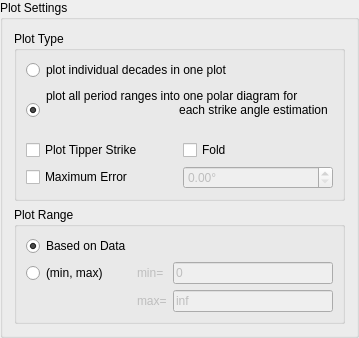
<?xml version="1.0" encoding="UTF-8"?>
<ui version="4.0">
    <class>GroupBox_plot_control_strike</class>
    <widget class="QGroupBox" name="GroupBox_plot_control_strike">
        <property name="geometry">
            <rect>
                <x>0</x>
                <y>0</y>
                <width>300</width>
                <height>274</height>
            </rect>
        </property>
        <property name="sizePolicy">
            <sizepolicy hsizetype="Preferred" vsizetype="Fixed">
                <horstretch>0</horstretch>
                <verstretch>0</verstretch>
            </sizepolicy>
        </property>
        <property name="windowTitle">
            <string>GroupBox</string>
        </property>
        <property name="title">
            <string>Plot Settings</string>
        </property>
        <layout class="QVBoxLayout" name="verticalLayout">
            <item>
                <widget class="QGroupBox" name="groupBox_2">
                    <property name="title">
                        <string>Plot Type</string>
                    </property>
                    <property name="flat">
                        <bool>true</bool>
                    </property>
                    <layout class="QGridLayout" name="gridLayout_2">
                        <item row="2" column="0">
                            <widget class="QCheckBox" name="checkBox_plot_tipper">
                                <property name="text">
                                    <string>Plot Tipper Strike</string>
                                </property>
                            </widget>
                        </item>
                        <item row="2" column="1">
                            <widget class="QCheckBox" name="checkBox_fold">
                                <property name="toolTip">
                                    <string>&lt;html&gt;&lt;head/&gt;&lt;body&gt;&lt;p&gt;check to plot only from 0 to
                                        180 degree, 0 to 360 degree if otherwise&lt;/p&gt;&lt;/body&gt;&lt;/html&gt;
                                    </string>
                                </property>
                                <property name="text">
                                    <string>Fold</string>
                                </property>
                            </widget>
                        </item>
                        <item row="1" column="0" colspan="2">
                            <widget class="QRadioButton" name="radioButton_type_2">
                                <property name="text">
                                    <string>plot all period ranges into one polar diagram for
                                        each strike angle estimation
                                    </string>
                                </property>
                                <property name="checked">
                                    <bool>true</bool>
                                </property>
                            </widget>
                        </item>
                        <item row="0" column="0" colspan="2">
                            <widget class="QRadioButton" name="radioButton_type_1">
                                <property name="text">
                                    <string>plot individual decades in one plot</string>
                                </property>
                            </widget>
                        </item>
                        <item row="3" column="0">
                            <widget class="QCheckBox" name="checkBox_max_error">
                                <property name="toolTip">
                                    <string>&lt;html&gt;&lt;head/&gt;&lt;body&gt;&lt;p&gt;Maximum error in degrees that
                                        is allowed to estimate strike. if not checked/provided, all estimates are
                                        allowed.&lt;/p&gt;&lt;/body&gt;&lt;/html&gt;
                                    </string>
                                </property>
                                <property name="text">
                                    <string>Maximum Error</string>
                                </property>
                            </widget>
                        </item>
                        <item row="3" column="1">
                            <widget class="QDoubleSpinBox" name="doubleSpinBox_max_error">
                                <property name="enabled">
                                    <bool>false</bool>
                                </property>
                                <property name="toolTip">
                                    <string>&lt;html&gt;&lt;head/&gt;&lt;body&gt;&lt;p&gt;Maximum error in degrees that
                                        is allowed to estimate strike. if not checked/provided, all estimates are
                                        allowed.&lt;/p&gt;&lt;/body&gt;&lt;/html&gt;
                                    </string>
                                </property>
                                <property name="suffix">
                                    <string>°</string>
                                </property>
                                <property name="maximum">
                                    <double>360.000000000000000</double>
                                </property>
                            </widget>
                        </item>
                    </layout>
                </widget>
            </item>
            <item>
                <widget class="QGroupBox" name="groupBox">
                    <property name="toolTip">
                        <string>&lt;html&gt;&lt;head/&gt;&lt;body&gt;&lt;p&gt;Period range to estimate the strike angle&lt;/p&gt;&lt;/body&gt;&lt;/html&gt;</string>
                    </property>
                    <property name="title">
                        <string>Plot Range</string>
                    </property>
                    <property name="flat">
                        <bool>true</bool>
                    </property>
                    <layout class="QGridLayout" name="gridLayout">
                        <item row="1" column="1">
                            <widget class="QLabel" name="label_min">
                                <property name="enabled">
                                    <bool>false</bool>
                                </property>
                                <property name="sizePolicy">
                                    <sizepolicy hsizetype="Fixed" vsizetype="Preferred">
                                        <horstretch>0</horstretch>
                                        <verstretch>0</verstretch>
                                    </sizepolicy>
                                </property>
                                <property name="text">
                                    <string>min=</string>
                                </property>
                            </widget>
                        </item>
                        <item row="0" column="0">
                            <widget class="QRadioButton" name="radioButton_range_data">
                                <property name="toolTip">
                                    <string>&lt;html&gt;&lt;head/&gt;&lt;body&gt;&lt;p&gt;estimating the strike for all
                                        periods in the data&lt;/p&gt;&lt;/body&gt;&lt;/html&gt;
                                    </string>
                                </property>
                                <property name="text">
                                    <string>Based on Data</string>
                                </property>
                                <property name="checked">
                                    <bool>true</bool>
                                </property>
                            </widget>
                        </item>
                        <item row="1" column="0">
                            <widget class="QRadioButton" name="radioButton_range_minmax">
                                <property name="toolTip">
                                    <string>&lt;html&gt;&lt;head/&gt;&lt;body&gt;&lt;p&gt;define minimum and maximum
                                        periods, will be used as log10(min) and log10(max)&lt;/p&gt;&lt;/body&gt;&lt;/html&gt;
                                    </string>
                                </property>
                                <property name="text">
                                    <string>(min, max)</string>
                                </property>
                            </widget>
                        </item>
                        <item row="2" column="1">
                            <widget class="QLabel" name="label_max">
                                <property name="enabled">
                                    <bool>false</bool>
                                </property>
                                <property name="sizePolicy">
                                    <sizepolicy hsizetype="Fixed" vsizetype="Preferred">
                                        <horstretch>0</horstretch>
                                        <verstretch>0</verstretch>
                                    </sizepolicy>
                                </property>
                                <property name="text">
                                    <string>max=</string>
                                </property>
                            </widget>
                        </item>
                        <item row="1" column="2">
                            <widget class="QLineEdit" name="lineEdit_min">
                                <property name="enabled">
                                    <bool>false</bool>
                                </property>
                                <property name="text">
                                    <string>0</string>
                                </property>
                            </widget>
                        </item>
                        <item row="2" column="2">
                            <widget class="QLineEdit" name="lineEdit_max">
                                <property name="enabled">
                                    <bool>false</bool>
                                </property>
                                <property name="text">
                                    <string>inf</string>
                                </property>
                            </widget>
                        </item>
                    </layout>
                </widget>
            </item>
        </layout>
    </widget>
    <resources/>
    <connections/>
</ui>
